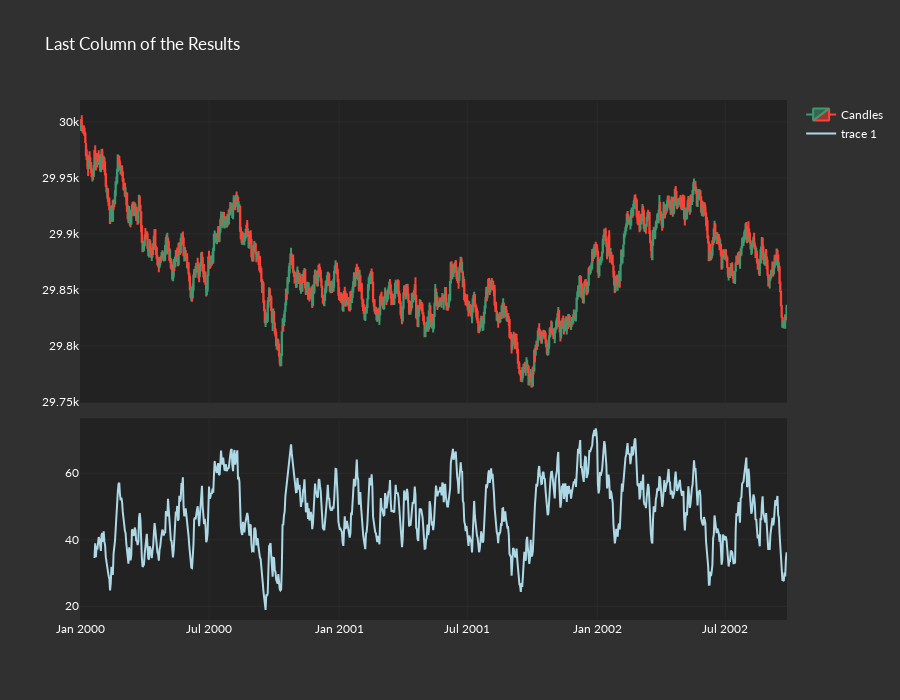

Here is the notebook cell this chart was saved with:
### Code cell
rsi_data = qf.from_talib(
    func_name="rsi",
    price_data=price_data,
    timeperiod=20,
    plot_results=True,
    price="low",
)

### Figure 1 — Plotly figure (JSON) as saved in the notebook; plotly's stock layout.template omitted (floating-point values rounded to 4 significant figures; data arrays with more than 128 entries replaced by an {"elided": "..."} marker saying what was removed)
{"data": [{"close": {"elided": "1000 float values"}, "high": {"elided": "1000 float values"}, "low": {"elided": "1000 float values"}, "name": "Candles", "open": {"elided": "1000 float values"}, "type": "candlestick", "x": {"elided": "1000 str values"}, "xaxis": "x", "yaxis": "y"}, {"line": {"color": "lightblue", "width": 2}, "mode": "lines", "type": "scatter", "x": {"elided": "1000 str values"}, "xaxis": "x2", "y": {"elided": "1000 float values"}, "yaxis": "y2"}], "layout": {"height": 700, "title": {"text": "Last Column of the Results"}, "xaxis": {"anchor": "y", "domain": [0, 1], "matches": "x2", "rangeslider": {"visible": false}, "showticklabels": false}, "xaxis2": {"anchor": "y2", "domain": [0, 1], "rangeslider": {"visible": false}}, "yaxis": {"anchor": "x", "domain": [0.418, 1]}, "yaxis2": {"anchor": "x2", "domain": [0, 0.388]}}}
